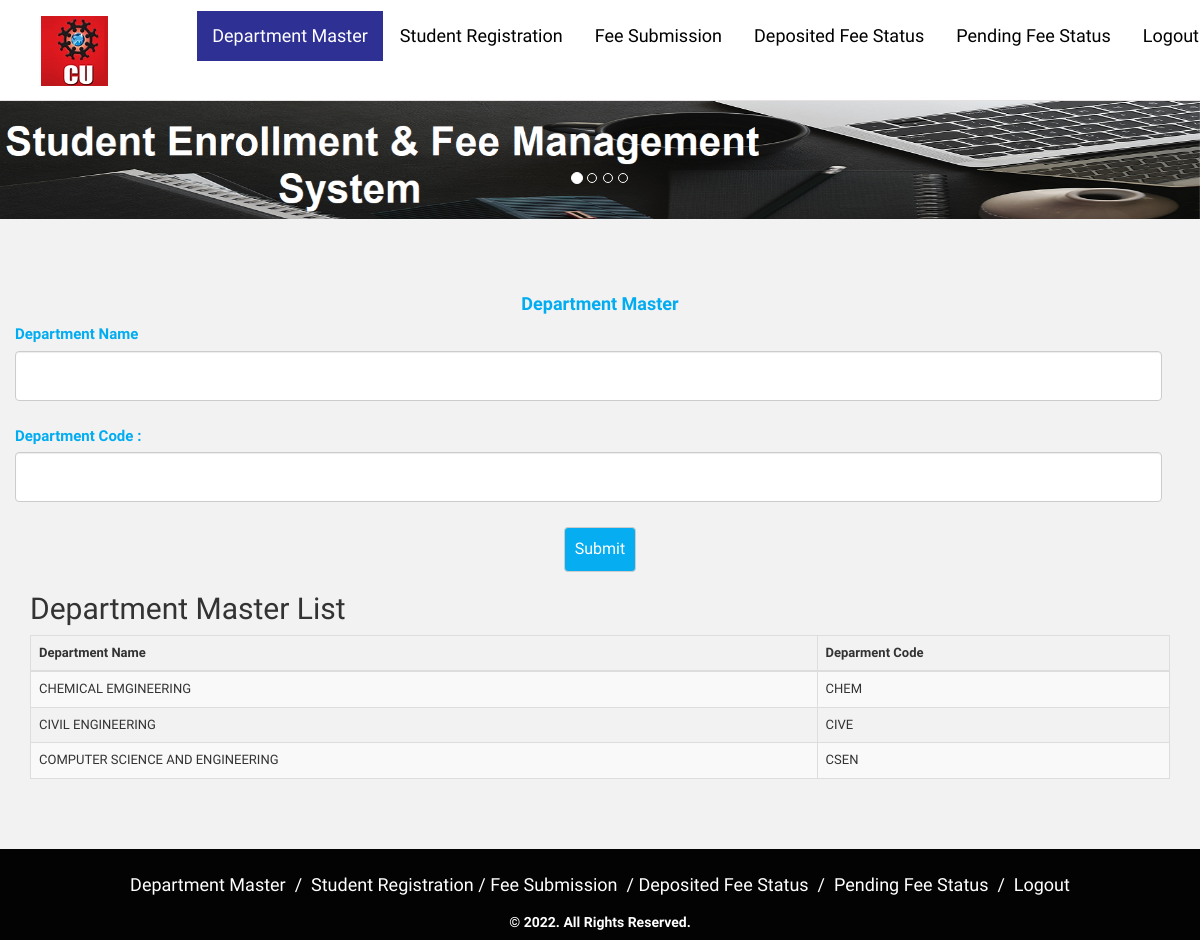
/deptmaster.php (signed in), run on the app's committed database.
### tables this page shows
CREATE TABLE `tbldeptmaster` (
  `deptname` varchar(100) NOT NULL,
  `deptcode` varchar(6) NOT NULL
);

### deptmaster.php (the view, shortened to what this page needs)
<!doctype html>
<html>
<head>
    <link rel="stylesheet" href="css/bootstrap.min.css" type="text/css">
    <link rel="stylesheet" href="https://maxcdn.bootstrapcdn.com/bootstrap/3.4.1/css/bootstrap.min.css">
    <link rel="stylesheet" type="text/css" href="fonts/css/font-awesome.css">
    <link rel="stylesheet" href="css/style.css" type="text/css">
</head>
<body>
    <nav class="navbar navbar-inverse menu navbar-fixed-top ">
        <div class="container">
            <div class="navbar-header">
                <a class="navbar-brand" href="#"> <img src="images/Logo5.png"></a>
            </div>
            <div class="container">
                <div class="row">
                    <div class="collapse navbar-collapse" id="myNavbar">
                        <ul class="nav navbar-nav menu-title   navbar-right">
                            <li class="active"><a href="deptmaster.php">Department Master</a></li>
                            <li class=""><a href="stdreg.php">Student Registration</a></li>
                            <li class=""><a href="stdfee.php">Fee Submission</a></li>
                            <li class=""><a href="feedetails.php">Deposited Fee Status</a></li>
                            <li class=""><a href="pendingfee.php">Pending Fee Status</a></li>
                            <li class=""><a href="LogOut.php">Logout</a></li>
                        </ul>
                    </div>
                </div>
            </div>
        </div>
    </nav>
    <section class="jk-slider" id="top">
        <div id="carousel-example" class="carousel slide" data-ride="carousel">
            <ol class="carousel-indicators">
                <li data-target="#carousel-example" data-slide-to="0" class="active"></li>
                <li data-target="#carousel-example" data-slide-to="1"></li>
                <li data-target="#carousel-example" data-slide-to="2"></li>
                <li data-target="#carousel-example" data-slide-to="3"></li>
            </ol>
            <div class="carousel-inner">
                <div class="item active">
                    <a href="#"><img src="images/1.png" /></a>
                </div>
            </div>
        </div>
    </section>
    <section id="contact" style="padding-top: 35px;">
        <div class="container">
            <div class="col-md-12 text-center heading">
                <h4><span style="color:#01acf1; font-weight:bold; padding-top: 50px;">Department Master </span></h4>
            </div>
            <div class="row">
                <form id="dept" method="post" action="deptsuccess.php" name="myform">
                    <div class=" form-line">
                        <div class="form-group">
                            <label for="exampleInputUsername">Department Name</label>
                            <input type="Text" name="txtDeptName" maxlength="75" id="deptname" class="form-control">
                        </div>
                        <div class="form-group">
                            <label for="exampleInputUsername">Department Code :</label>
                            <input type="Text" name="txtDeptCode" maxlength="5" id="deptcode" class="form-control">
                        </div>
                        <div class="button-send text-center">
                            <button type="submit" name="submit" class="btn btn-default submit" onclick="return validateDept()">Submit</button>
                        </div>
                    </div>
                </form>
                <?php
                $servername = "localhost";
                $username = "root";
                $password = "";
                $dbname = "dbproject";
                $conn = mysqli_connect($servername, $username, $password, $dbname);
                $sql1 = "SELECT * FROM tbldeptmaster ORDER BY deptname";
                $result1 = $conn->query($sql1);
                if ($result1->num_rows <> 0) { ?>
                    <div class="container">
                        <h2>Department Master List</h2>
                        <table class="table table-bordered table-striped table-responsive-stack" id="tableOne">
                            <thead class="thead-dark">
                                <tr>
                                    <th>Department Name</th>
                                    <th>Deparment Code</th>
                                </tr>
                            </thead>
                            <tbody>
                                <?php
                                while ($row1 = $result1->fetch_assoc()) {
                                ?>
                                    <tr>
                                        <td><?php echo $row1["deptname"]; ?></td>
                                        <td><?php echo $row1["deptcode"]; ?></td>
                                    </tr>
                                <?php
                                }
                                ?>
                            </tbody>
                        </table>
                    </div>
                <?php
                }
                ?>
            </div>
        </div>
    </section>
    <footer id="footer" class="footer">
        <div class="container">
            <div class="row text-center">
                <div class="col-sm-12">
                    <h4><a href="deptmaster.php"><span style="color: white; ">Department Master</span></a> &nbsp;/&nbsp; <a href="stdreg.php"><span style="color: white; ">Student Registration</span></a>&nbsp;/&nbsp;<a href="stdfee.php"><span style="color: white; ">Fee Submission</span></a> &nbsp;/&nbsp;<a href="feedetails.php"><span style="color: white; ">Deposited Fee Status</span></a> &nbsp;/&nbsp; <a href="pendingfee.php"><span style="color: white; ">Pending Fee Status</span></a> &nbsp;/&nbsp; <a href="LogOut.php"><span style="color: white; ">Logout</span></a></h4>
                </div>
            </div>
        </div>
        <div class="container">
            <div class="row text-center">
                <h5 style="color: white; font-weight: bold;">© 2022. All Rights Reserved.</h5>
            </div>
        </div>
    </footer>
</body>
</html>

### css/style.css (style rules this page uses)
body { margin: 0 !important; padding: 0 !important; width: 100%; height:auto; font-size:13px; position: relative; font-family: 'PT Sans', sans-serif; overflow-x: hidden; }
.form-group input::placeholder { color: black; }
.submit { background-color: #06aef1; padding: 10px 10px; color: #fff; font-size: 16px; }
.navbar-brand { float: left; padding: 0px 15px 80px; font-size: 18px; line-height: 20px; }
footer { background: #030303 !important; color: white; }
footer { padding-top: 16px; }
.menu { margin-top: 0px; border-bottom: 1px solid #e6e2e2; background-color: #fff; padding: 10px; }
.navbar-brand>img { display: block; padding: 6px 11px; }
.navbar-inverse .navbar-nav>.active>a, .navbar-inverse .navbar-nav>.active>a:focus, .navbar-inverse .navbar-nav>.active>a:hover { color: #fff !important; background-color: #2e3094; }
.menu-title li a { color: #000 !important; font-size: 18px; margin: 1px; }
.heading { padding-top: 30px; }
.form-group { margin-top: 10px; font-size: 15px; color:#01acf1; }
section#contact { background-color: #f2f2f2; padding-top: 70px; padding-bottom: 50px; }
.form-control { display: block; width: 98%; height: 50px; padding: 6px 12px; font-size: 15px; line-height: 1.42857143; color: #000; background-color: #fff; }
.jk-slider { width:100%; }
.jk-slider { width: 100%; padding-top:93px; }

### data on the page
tbldeptmaster: deptname "CHEMICAL EMGINEERING", deptcode "CHEM"
tbldeptmaster: deptname "CIVIL ENGINEERING", deptcode "CIVE"
tbldeptmaster: deptname "COMPUTER SCIENCE AND ENGINEERING", deptcode "CSEN"
